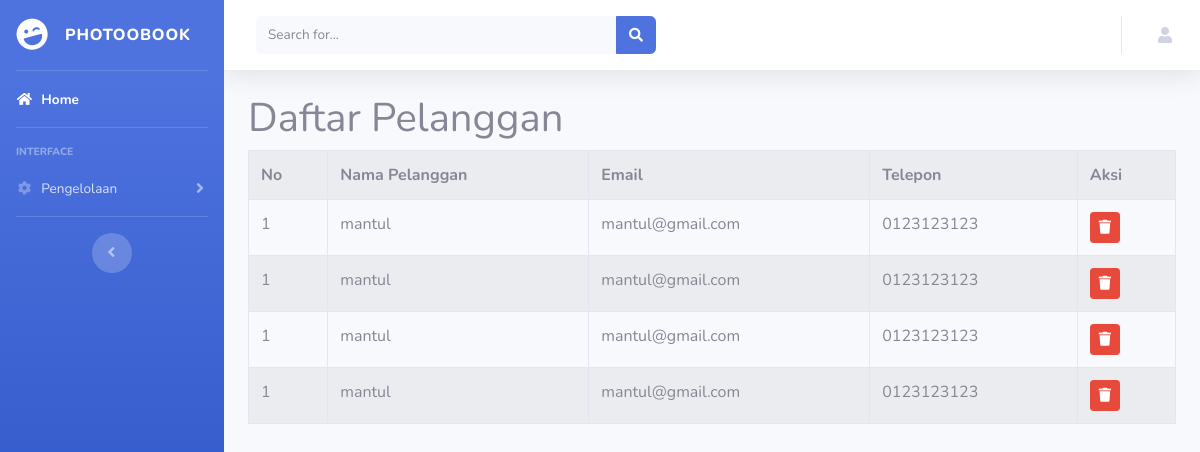
The app's page /admin/index.php?halaman=pelanggan (signed in) with its own data.
### tables this page shows
CREATE TABLE `pelanggan` (
  `id_pelanggan` int(11) NOT NULL,
  `email_pelanggan` varchar(255) NOT NULL,
  `password_pelanggan` varchar(255) NOT NULL,
  `nama_pelanggan` varchar(255) NOT NULL,
  `telepon_pelanggan` varchar(25) NOT NULL,
  `alamat_lengkap` text NOT NULL
);

### admin/page/pelanggan.php (the view, shortened to what this page needs)
<h1>Daftar Pelanggan</h1>
<table class="table table-bordered table-hover table-striped">
		<tr>
			<th>No</th>
			<th>Nama Pelanggan</th>
			<th>Email</th>
			<th>Telepon</th>
			<th>Aksi</th>
		</tr>
		<?php $ambil = $koneksi->query("SELECT * FROM pelanggan") ?>
		<?php while($pecah = $ambil->fetch_assoc()){ ?>
		<?php $no=1; ?>
		<tr>
			<td><?php echo $no ?></td>
			<td><?php echo $pecah['nama_pelanggan'] ?></td>
			<td><?php echo $pecah['email_pelanggan'] ?></td>
			<td><?php echo $pecah['telepon_pelanggan'] ?></td>
			<td><a class="btn btn-danger btn-sm" href="index.php?halaman=hapuspelanggan&id=<?php echo $pecah['id_pelanggan'] ?>" onclick="return confirm('apakah anda yakin mau menghapus?');"><i class="fas fa-trash"></i></a></td>
		</tr>
		<?php } ?>
</table>

### records on screen
pelanggan: no "1", nama_pelanggan "mantul", email_pelanggan "mantul@gmail.com", telepon_pelanggan "0123123123"
pelanggan: no "1", nama_pelanggan "mantul", email_pelanggan "mantul@gmail.com", telepon_pelanggan "0123123123"
pelanggan: no "1", nama_pelanggan "mantul", email_pelanggan "mantul@gmail.com", telepon_pelanggan "0123123123"
pelanggan: no "1", nama_pelanggan "mantul", email_pelanggan "mantul@gmail.com", telepon_pelanggan "0123123123"
